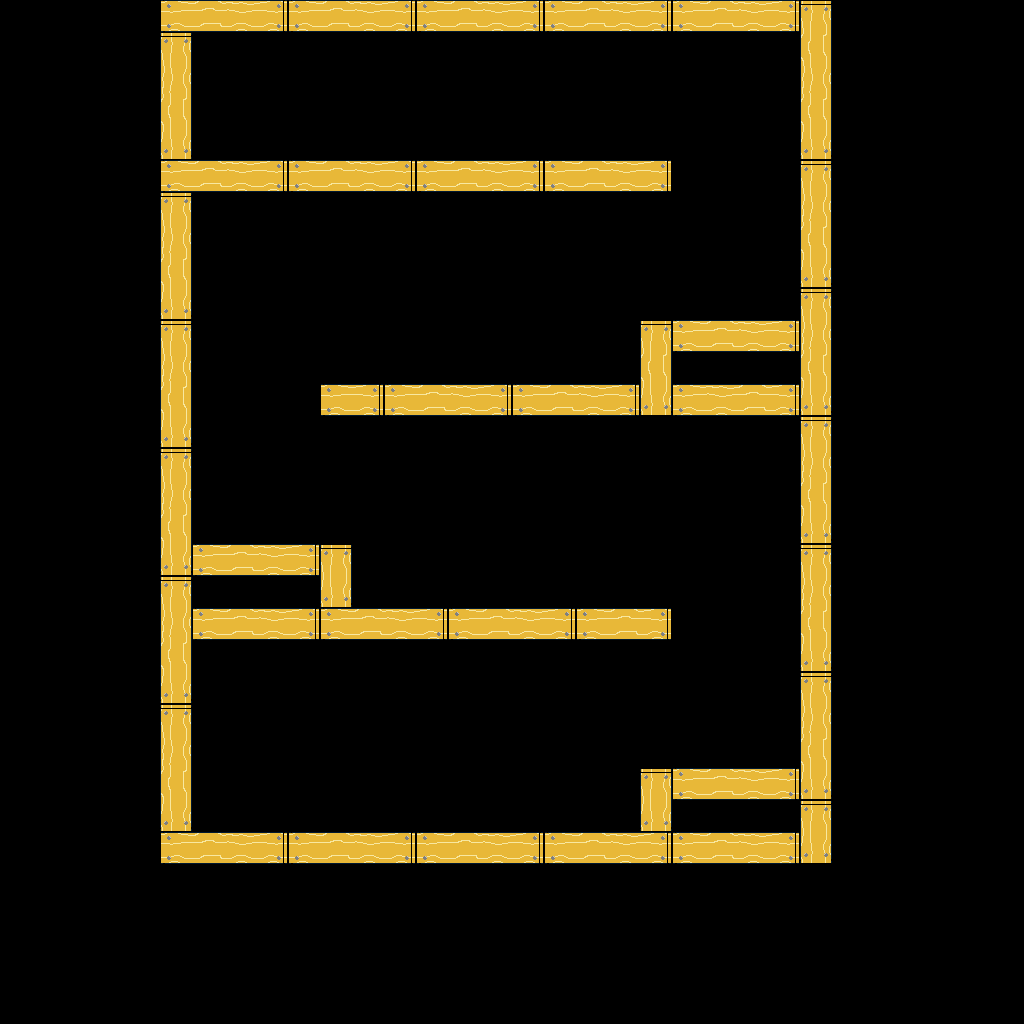

This game map was drawn from its Tiled (.tmx) file and the tilesets committed beside it. A one-line description and the trimmed map source follow:
An orthogonal 32x32 tile map with 32x32 px tiles, 2 tile layers (background, foreground), 2 tilesets and 130 objects (120x spikes, 8x fan, spawn, exit).

<map version="1.0" orientation="orthogonal" renderorder="right-down" width="32" height="32" tilewidth="32" tileheight="32" nextobjectid="174">
 <tileset firstgid="1" name="basic-tiles" tilewidth="32" tileheight="32" tilecount="256" columns="16">
  <image source="../maps/basic-tiles.png" width="512" height="512" />
 </tileset>
 <tileset firstgid="257" name="objects" tilewidth="64" tileheight="64" tilecount="4" columns="0">
  <tile id="1">
   <image width="32" height="64" source="../maps/fan_0.png" />
  </tile>
  <tile id="3">
   <image width="32" height="32" source="../maps/exit.png" />
  </tile>
  <tile id="4">
   <image width="32" height="32" source="../maps/spawn.png" />
  </tile>
  <tile id="5">
   <image width="64" height="7" source="../maps/door.png" />
  </tile>
 </tileset>
 <layer name="background" width="32" height="32">
  <data>[1024 cells, 0 non-empty, 0 distinct tile ids]</data>
 </layer>
 <layer name="foreground" width="32" height="32">
  <data>[1024 cells, 155 non-empty, 8 distinct tile ids]</data>
 </layer>
 <objectgroup name="objects">
  <object id="24" type="spawn" gid="261" x="288" y="96" width="32" height="32" />
  <object id="35" type="exit" gid="260" x="256" y="704" width="32" height="32" />
  <object id="36" type="fan" gid="258" x="608" y="192" width="32" height="64" rotation="90" />
  <object id="37" type="fan" gid="258" x="320" y="416" width="32" height="64" rotation="90" />
  <object id="38" type="fan" gid="258" x="608" y="640" width="32" height="64" rotation="90" />
  <object id="39" type="fan" gid="2147483906" x="608" y="384" width="32" height="64" />
  <object id="40" type="fan" gid="2147483906" x="608" y="832" width="32" height="64" />
  <object id="41" type="fan" gid="258" x="192" y="96" width="32" height="64" />
  <object id="42" type="fan" gid="258" x="192" y="160" width="32" height="64" />
  <object id="43" type="fan" gid="258" x="352" y="608" width="32" height="64" />
  <object id="44" type="spikes" gid="21" x="192" y="672" width="32" height="32" />
  <object id="45" type="spikes" gid="21" x="192" y="768" width="32" height="32" />
  <object id="46" type="spikes" gid="21" x="192" y="832" width="32" height="32" />
  <object id="47" type="spikes" gid="21" x="192" y="800" width="32" height="32" />
  <object id="48" type="spikes" gid="21" x="192" y="704" width="32" height="32" />
  <object id="49" type="spikes" gid="21" x="192" y="736" width="32" height="32" />
  <object id="51" type="spikes" gid="21" x="192" y="384" width="32" height="32" />
  <object id="53" type="spikes" gid="21" x="192" y="480" width="32" height="32" />
  <object id="54" type="spikes" gid="21" x="192" y="544" width="32" height="32" />
  <object id="55" type="spikes" gid="21" x="192" y="512" width="32" height="32" />
  <object id="56" type="spikes" gid="21" x="192" y="416" width="32" height="32" />
  <object id="57" type="spikes" gid="21" x="192" y="448" width="32" height="32" />
  <object id="58" type="spikes" gid="21" x="192" y="256" width="32" height="32" />
  <object id="59" type="spikes" gid="21" x="192" y="288" width="32" height="32" />
  <object id="60" type="spikes" gid="21" x="192" y="224" width="32" height="32" />
  <object id="61" type="spikes" gid="21" x="192" y="352" width="32" height="32" />
  <object id="62" type="spikes" gid="21" x="192" y="320" width="32" height="32" />
  <object id="65" type="spikes" gid="20" x="768" y="320" width="32" height="32" />
  <object id="66" type="spikes" gid="20" x="768" y="288" width="32" height="32" />
  <object id="67" type="spikes" gid="20" x="768" y="256" width="32" height="32" />
  <object id="68" type="spikes" gid="20" x="768" y="224" width="32" height="32" />
  <object id="69" type="spikes" gid="20" x="768" y="192" width="32" height="32" />
  <object id="70" type="spikes" gid="20" x="768" y="160" width="32" height="32" />
  <object id="71" type="spikes" gid="20" x="768" y="128" width="32" height="32" />
  <object id="72" type="spikes" gid="20" x="768" y="96" width="32" height="32" />
  <object id="73" type="spikes" gid="20" x="768" y="64" width="32" height="32" />
  <object id="74" type="spikes" gid="20" x="768" y="704" width="32" height="32" />
  <object id="76" type="spikes" gid="20" x="768" y="672" width="32" height="32" />
  <object id="77" type="spikes" gid="20" x="768" y="608" width="32" height="32" />
  <object id="78" type="spikes" gid="20" x="768" y="576" width="32" height="32" />
  <object id="80" type="spikes" gid="20" x="768" y="768" width="32" height="32" />
  <object id="81" type="spikes" gid="20" x="768" y="736" width="32" height="32" />
  <object id="82" type="spikes" gid="20" x="768" y="544" width="32" height="32" />
  <object id="83" type="spikes" gid="20" x="768" y="640" width="32" height="32" />
  <object id="84" type="spikes" gid="20" x="768" y="512" width="32" height="32" />
  <object id="85" type="spikes" gid="20" x="768" y="480" width="32" height="32" />
  <object id="86" type="spikes" gid="20" x="768" y="448" width="32" height="32" />
  <object id="87" type="spikes" gid="19" x="384" y="224" width="32" height="32" />
  <object id="88" type="spikes" gid="19" x="352" y="224" width="32" height="32" />
  <object id="89" type="spikes" gid="19" x="320" y="224" width="32" height="32" />
  <object id="90" type="spikes" gid="19" x="512" y="224" width="32" height="32" />
  <object id="91" type="spikes" gid="19" x="416" y="224" width="32" height="32" />
  <object id="92" type="spikes" gid="19" x="544" y="224" width="32" height="32" />
  <object id="93" type="spikes" gid="19" x="480" y="224" width="32" height="32" />
  <object id="94" type="spikes" gid="19" x="512" y="224" width="32" height="32" />
  <object id="95" type="spikes" gid="19" x="448" y="224" width="32" height="32" />
  <object id="96" type="spikes" gid="19" x="288" y="224" width="32" height="32" />
  <object id="97" type="spikes" gid="19" x="576" y="224" width="32" height="32" />
  <object id="98" type="spikes" gid="19" x="480" y="448" width="32" height="32" />
  <object id="99" type="spikes" gid="19" x="448" y="448" width="32" height="32" />
  <object id="100" type="spikes" gid="19" x="416" y="448" width="32" height="32" />
  <object id="101" type="spikes" gid="19" x="608" y="448" width="32" height="32" />
  <object id="102" type="spikes" gid="19" x="512" y="448" width="32" height="32" />
  <object id="103" type="spikes" gid="19" x="640" y="448" width="32" height="32" />
  <object id="104" type="spikes" gid="19" x="576" y="448" width="32" height="32" />
  <object id="105" type="spikes" gid="19" x="608" y="448" width="32" height="32" />
  <object id="106" type="spikes" gid="19" x="544" y="448" width="32" height="32" />
  <object id="107" type="spikes" gid="19" x="384" y="448" width="32" height="32" />
  <object id="108" type="spikes" gid="19" x="672" y="448" width="32" height="32" />
  <object id="109" type="spikes" gid="19" x="384" y="672" width="32" height="32" />
  <object id="110" type="spikes" gid="19" x="352" y="672" width="32" height="32" />
  <object id="111" type="spikes" gid="19" x="320" y="672" width="32" height="32" />
  <object id="112" type="spikes" gid="19" x="512" y="672" width="32" height="32" />
  <object id="113" type="spikes" gid="19" x="416" y="672" width="32" height="32" />
  <object id="114" type="spikes" gid="19" x="544" y="672" width="32" height="32" />
  <object id="115" type="spikes" gid="19" x="480" y="672" width="32" height="32" />
  <object id="116" type="spikes" gid="19" x="512" y="672" width="32" height="32" />
  <object id="117" type="spikes" gid="19" x="448" y="672" width="32" height="32" />
  <object id="118" type="spikes" gid="19" x="288" y="672" width="32" height="32" />
  <object id="119" type="spikes" gid="19" x="576" y="672" width="32" height="32" />
  <object id="120" type="spikes" gid="18" x="320" y="544" width="32" height="32" />
  </objectgroup>
</map>
<!-- 49 of 130 objects omitted -->
